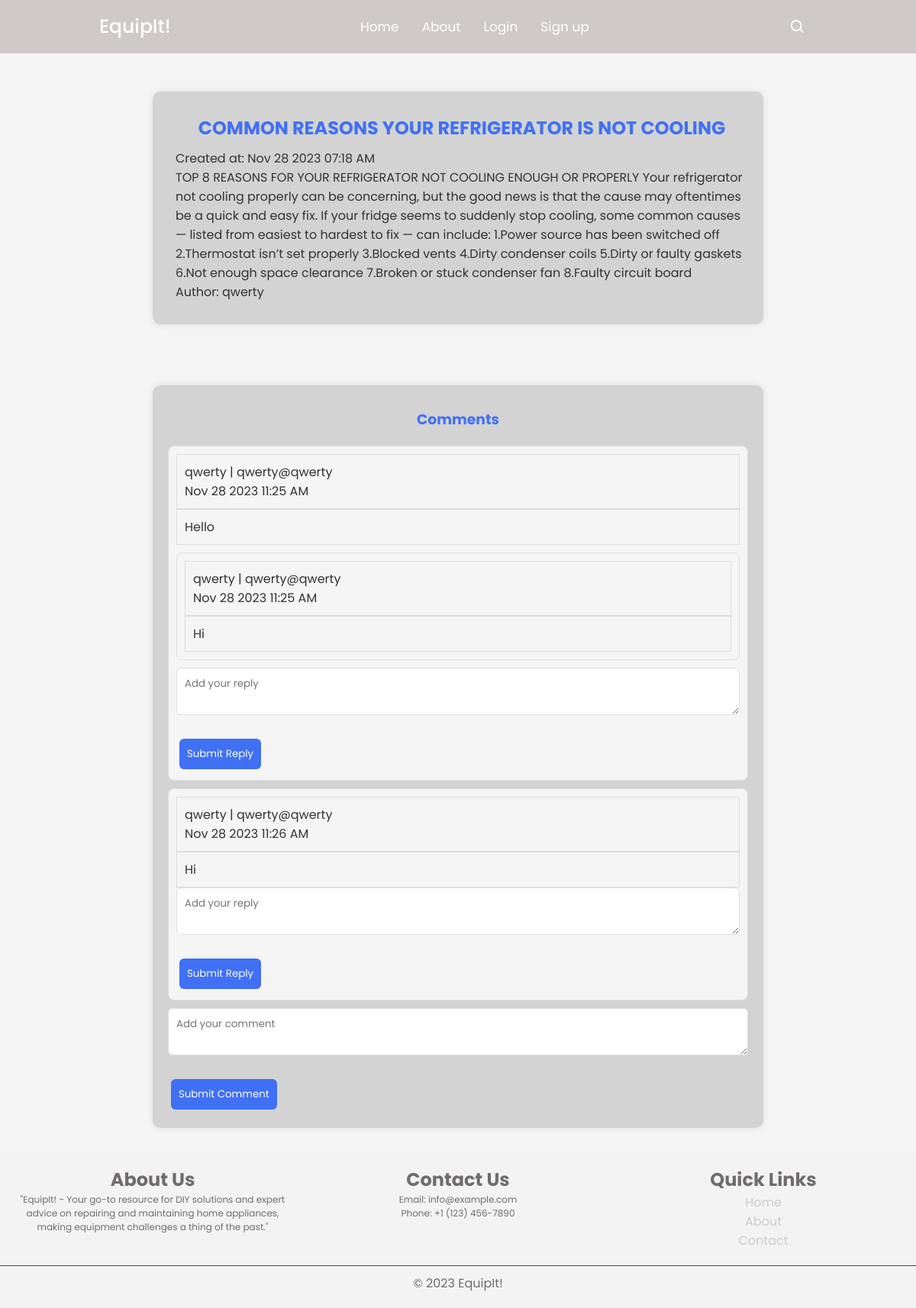
/post/1, run on the app's committed database.
### app.py (models this page shows, shortened)
class Post(db.Model):
    id = db.Column(db.Integer, primary_key=True)
    title = db.Column(db.String(100), nullable=False)
    video_link = db.Column(db.String(255), nullable=True)
    instructions = db.Column(db.Text, nullable=False)
    equipment_link = db.Column(db.String(255), nullable=True)
    maps_link = db.Column(db.String(255), nullable=True)
    user_id = db.Column(db.Integer, db.ForeignKey('user.id'), nullable=False)
    author = db.relationship('User', backref=db.backref('posts', lazy=True))
    categories = db.relationship('Category', secondary='post_category', backref=db.backref('posts', lazy=True))
    created_at = db.Column(db.DateTime, default=datetime.utcnow)
    updated_at = db.Column(db.DateTime, default=datetime.utcnow, onupdate=datetime.utcnow)

class User(db.Model, UserMixin):
    id = db.Column(db.Integer, primary_key=True)
    username = db.Column(db.String(50), nullable=False, unique=True)
    email = db.Column(db.String(120), nullable=False, unique=True)
    password_hash = db.Column(db.String(128), nullable=False)

class Comment(db.Model):
    id = db.Column(db.Integer, primary_key=True)
    text = db.Column(db.String(255), nullable=False)
    user_id = db.Column(db.Integer, db.ForeignKey('user.id'), nullable=False)
    post_id = db.Column(db.Integer, db.ForeignKey('post.id'), nullable=False)
    user = db.relationship('User', backref=db.backref('comments', lazy=True))
    post = db.relationship('Post', backref=db.backref('comments', lazy=True))
    created_at = db.Column(db.DateTime, default=datetime.utcnow)

class Reply(db.Model):
    id = db.Column(db.Integer, primary_key=True)
    text = db.Column(db.String(255), nullable=False)
    user_id = db.Column(db.Integer, db.ForeignKey('user.id'), nullable=False)
    comment_id = db.Column(db.Integer, db.ForeignKey('comment.id'), nullable=False)
    user = db.relationship('User', backref=db.backref('replies', lazy=True))
    comment = db.relationship('Comment', backref=db.backref('replies', lazy=True))
    created_at = db.Column(db.DateTime, default=datetime.utcnow)

### app.py (the view)
@app.route('/post/<int:post_id>')
def view_post(post_id):
    post = Post.query.get_or_404(post_id)
    return render_template('view_post.html', post=post)

### templates/view_post.html (shortened to what this page needs)
<!DOCTYPE html>
<html lang="en">
<head>
    <link rel="stylesheet" href="{{ url_for('static', filename='styles_navbar.css') }}">
    <link rel="stylesheet" href="{{ url_for('static', filename='styles_view_post.css') }}">
    <link href='https://unpkg.com/boxicons@2.1.1/css/boxicons.min.css' rel='stylesheet'>
</head>
<body>
    <nav>
        <div class="nav-bar">
            <span class="logo navLogo"><a href="{{ url_for('home') }}">EquipIt!</a></span>
            <div class="menu">
                <ul class="nav-links">
                    <li><a href="{{ url_for('home') }}">Home</a></li>
                    <li><a href="{{ url_for('about') }}">About</a></li>
                    {% if current_user.is_authenticated %}
                        <li><a href="{{ url_for('account') }}">Account</a></li>
                        <li><a href="{{ url_for('logout') }}">Logout</a></li>
                    {% else %}
                        <li><a href="{{ url_for('login') }}">Login</a></li>
                        <li><a href="{{ url_for('signup') }}">Sign up</a></li>
                    {% endif %}
                </ul>
            </div>
            <div class="darkLight-searchBox">
                <div class="searchBox">
                    <div class="searchToggle">
                        <i class='bx bx-search search'></i>
                    </div>
                </div>
            </div>
        </div>
    </nav>
    <div class="container post">
        <h2>{{ post.title }}</h2>
        <p>Created at: {{ post.created_at.strftime('%b %d %Y %I:%M %p') }}</p>
        <p>{{ post.instructions }}</p>
        <p>Author: {{ post.author.username }}</p>
    </div>
<div class="container" "comment">
    <h3>Comments</h3>
    {% for comment in post.comments %}
        <div class="comment">
            <p>
                {{ comment.user.username }}  |  {{ comment.user.email }}
                <br>
                {{ comment.created_at.strftime('%b %d %Y %I:%M %p') }}
            </p>
            <p>{{ comment.text }}</p>
            <div class="replies-container">
                {% for reply in comment.replies %}
                    <div class="reply">
                        <p>
                            {{ reply.user.username }}  |  {{ reply.user.email }}
                            <br>
                            {{ reply.created_at.strftime('%b %d %Y %I:%M %p') }}
                        </p>
                        <p>{{ reply.text }}</p>
                    </div>
                {% endfor %}
            </div>
            <form action="{{ url_for('add_reply', comment_id=comment.id) }}" method="post">
                <textarea name="reply_text" placeholder="Add your reply"></textarea>
                <button type="submit">Submit Reply</button>
            </form>
        </div>
    {% endfor %}
    <form action="{{ url_for('add_comment', post_id=post.id) }}" method="post">
        <textarea name="comment_text" placeholder="Add your comment"></textarea>
        <button type="submit">Submit Comment</button>
    </form>
</div>
    <footer>
        <div class="footer-content">
            <div class="footer-section about">
                <h2>About Us</h2>
                <p>"EquipIt! - Your go-to resource for DIY solutions and expert advice on repairing and maintaining home appliances, making equipment challenges a thing of the past."</p>
            </div>
            <div class="footer-section contact">
                <h2>Contact Us</h2>
                <p>Email: info@example.com</p>
                <p>Phone: +1 (123) 456-7890</p>
            </div>
            <div class="footer-section links">
                <h2>Quick Links</h2>
                <ul>
                    <li><a href="{{ url_for('home') }}">Home</a></li>
                    <li><a href="{{ url_for('about') }}">About</a></li>
                    <li><a href="#">Contact</a></li>
                </ul>
            </div>
        </div>
        <div class="footer-bottom">
            &copy; 2023 EquipIt!
        </div>
    </footer>
</body>
</html>

### static/styles_navbar.css (style rules this page uses)
* { margin: 0; padding: 0; box-sizing: border-box; font-family: 'Poppins', sans-serif; transition: all 0.4s ease; }
:root { --body-color: #E4E9F7; --nav-color: #cfcaca; ; --side-nav: #010718; --text-color: white; --search-bar: #F2F2F2; --search-text: #010718; }
body { height: 100vh; background-color: var(--body-color); }
nav { position: fixed; top: 0; left: 0; height: 70px; width: 100%; background-color: var(--nav-color); z-index: 100; }
nav .nav-bar { position: relative; height: 100%; max-width: 1000px; width: 100%; background-color: var(--nav-color); margin: 0 auto; padding: 0 30px; display: flex; align-items: center; justify-content: space-between; }
nav .nav-bar .logo a { font-size: 25px; font-weight: 500; color: var(--text-color); text-decoration: none; }
.nav-bar .nav-links { display: flex; align-items: center; }
.nav-bar .nav-links li { margin: 0 5px; list-style: none; }
.nav-links li a { position: relative; font-size: 17px; font-weight: 400; color: var(--text-color); text-decoration: none; padding: 10px; }
.nav-links li a::before { content: ''; position: absolute; left: 50%; bottom: 0; transform: translateX(-50%); height: 6px; width: 6px; border-radius: 50%; background-color: var(--text-color); opacity: 0; transition: all 0.3s ease; }
.nav-bar .darkLight-searchBox { display: flex; align-items: center; }
.darkLight-searchBox .dark-light, .darkLight-searchBox .searchToggle { height: 40px; width: 40px; display: flex; align-items: center; justify-content: center; margin: 0 5px; color: white; }
.dark-light i, .searchToggle i { position: absolute; color: var(--text-color); font-size: 22px; cursor: pointer; transition: all 0.3s ease; }
.searchBox { position: relative; }

### static/styles_view_post.css (style rules this page uses)
.container { max-width: 800px; margin: 0 auto; padding: 10px; background-color: #DDD0C8; color: #fefefe; margin-top: 5rem; }
body { background-color: #F5F5F5; }
.container h2,.container h3 { color: #323232; text-align: center; padding: 10px; }
.container { color: #323232; padding: 4rem; }
.comment { border: 1px solid #ddd; margin: 10px 0; padding: 10px; }
.comment p { border: 1px solid #3232327c; }
.reply { border: 1px solid #eee; margin: 10px 0; margin: 20px; padding: 10px; background-color: #f9f9f9; }
textarea { width: 100%; margin-bottom: 20px; }
button { padding: 5px 10px; background-color: #323232; color: #fff; border: none; cursor: pointer; margin: 4px; }
footer { position:relative; background-color: #f3f3f3; color: #716c6c; text-align: center; padding: 20px 0; }
.footer-content { display: flex; justify-content: space-around; max-width: 1200px; margin: 0 auto; }
.footer-section { flex: 1; padding: 0 20px; }
.footer-section h2 { color: #716c6c; }
.footer-section p { font-size: 12px; }
.footer-section ul { list-style: none; padding: 0; }
.footer-section a { text-decoration: none; color: #cfcaca; }
.footer-bottom { margin-top: 20px; padding-top: 10px; border-top: 1px solid #444; }
.container { max-width: 800px; margin: 0 auto; padding: 20px; background-color: #D3D3D3; box-shadow: 0 0 10px rgba(0, 0, 0, 0.1); border-radius: 10px; margin-top: 80px; }
.post { margin-top: 120px; padding-left: 30px; padding-bottom: 30px; }
.container h2, .container h3 { color: #4070F4; text-align: center; padding: 10px; }
.comment, .reply { border: 1px solid #ddd; margin: 10px 0; padding: 10px; background-color: #F5F5F5; border-radius: 8px; }
.comment p { border: 1px solid #ddd; padding: 10px; }
.reply { margin: 20px; background-color: #F5F5F5; }
textarea { width: 100%; margin-bottom: 20px; padding: 10px; border: 1px solid #ddd; border-radius: 6px; }
button { padding: 10px; background-color: #4070F4; color: #fff; border: none; cursor: pointer; margin: 4px; border-radius: 6px; }
.comment, .reply { margin: 10px 0; }
body { background-color: #F5F5F5; color: #323232; font-family: 'Arial', sans-serif; }
footer { margin-top: 30px; }

### data on the page
Post: title "COMMON REASONS YOUR REFRIGERATOR IS NOT COOLING", created_at "Nov 28 2023 07:18 AM", instructions "TOP 8 REASONS FOR YOUR REFRIGERATOR NOT COOLING ENOUGH OR PROPERLY Your refrigerator not cooling properly can be concerning, but the good news is that the cause may oftentimes be a quick and easy fix. If your fridge seems to suddenly stop cooling, some common causes — listed from easiest to hardest to fix — can include: 1.Power source has been switched off 2.Thermostat isn’t set properly 3.Blocked vents 4.Dirty condenser coils 5.Dirty or faulty gaskets 6.Not enough space clearance 7.Broken or stuck condenser fan 8.Faulty circuit board"
User: author.username "qwerty"
Comment: user.username "qwerty", user.email "qwerty@qwerty", created_at "Nov 28 2023 11:25 AM", text "Hello"
Reply: user.username "qwerty", user.email "qwerty@qwerty", created_at "Nov 28 2023 11:25 AM", text "Hi"
Comment: user.username "qwerty", user.email "qwerty@qwerty", created_at "Nov 28 2023 11:26 AM", text "Hi"
